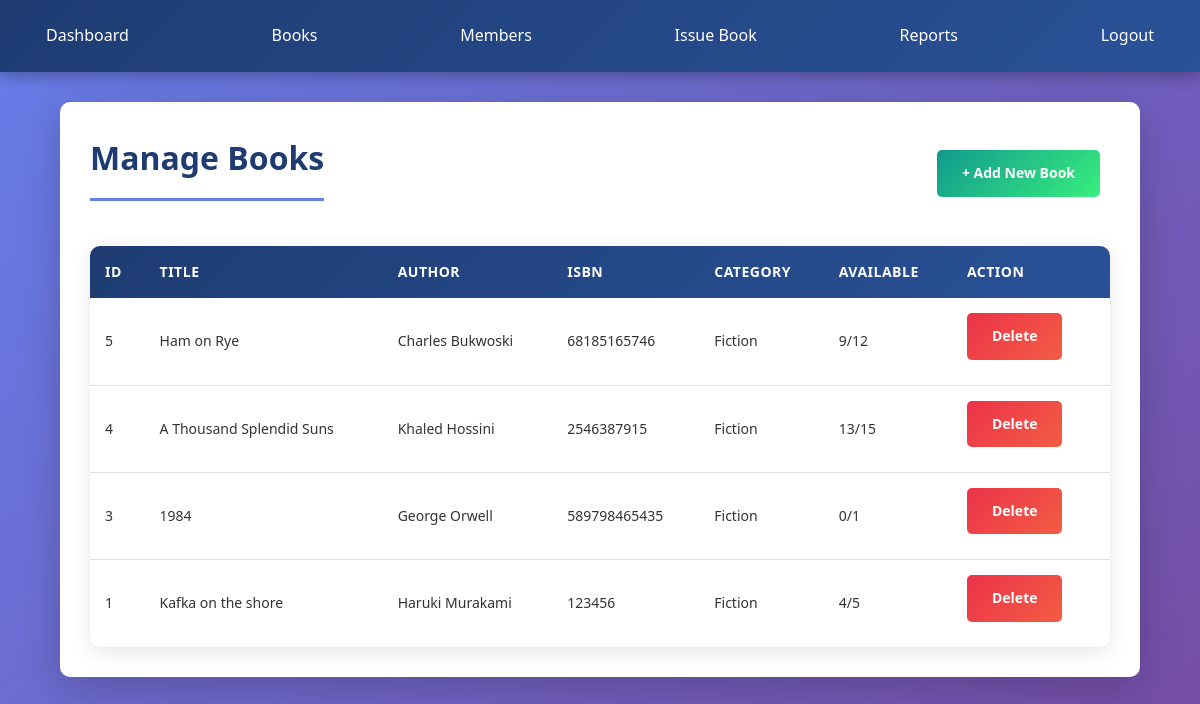
Page /admin/books.php (signed in) on the committed database.
### tables this page shows
CREATE TABLE `books` (
  `book_id` int(11) NOT NULL,
  `title` varchar(200) NOT NULL,
  `author` varchar(100) NOT NULL,
  `isbn` varchar(20) DEFAULT NULL,
  `category` varchar(50) DEFAULT NULL,
  `publisher` varchar(100) DEFAULT NULL,
  `total_copies` int(11) DEFAULT 1,
  `available_copies` int(11) DEFAULT 1,
  `added_date` date DEFAULT curdate()
);

### admin/books.php (the view, shortened to what this page needs)
<?php
include '../config/database.php';
?>
<!DOCTYPE html>
<html lang="en">
<head>
    <link rel="stylesheet" href="../assets/css/style.css">
</head>
<body>
    <navbar>
        <a href="dashboard.php">Dashboard</a>
        <a href="books.php">Books</a>
        <a href="members.php">Members</a>
        <a href="issue_book.php">Issue Book</a>
        <a href="reports.php">Reports</a>
        <a href="../logout.php" style="float:right;">Logout</a>
    </navbar>
    <div class="container">
        <div style="display:flex; justify-content:space-between; align-items:center;">
            <h1>Manage Books</h1>
            <a href="add_book.php" class="btn btn-success">+ Add New Book</a>
        </div>
        <table>
            <thead>
                <tr>
                    <th>ID</th>
                    <th>Title</th>
                    <th>Author</th>
                    <th>ISBN</th>
                    <th>Category</th>
                    <th>Available</th>
                    <th>Action</th>
                </tr>
            </thead>
            <tbody>
                <?php
                $result = $conn->query("SELECT * FROM books ORDER BY book_id DESC");
                while ($row = $result->fetch_assoc()) {
                    echo "<tr>";
                    echo "<td>" . $row['book_id'] . "</td>";
                    echo "<td>" . $row['title'] . "</td>";
                    echo "<td>" . $row['author'] . "</td>";
                    echo "<td>" . $row['isbn'] . "</td>";
                    echo "<td>" . $row['category'] . "</td>";
                    echo "<td>" . $row['available_copies'] . "/" . $row['total_copies'] . "</td>";
                    echo "<td><a href='books.php?delete=" . $row['book_id'] . "' class='btn btn-danger' onclick='return confirm(\"Are you sure?\")'>Delete</a></td>";
                    echo "</tr>";
                }
                ?>
            </tbody>
        </table>
    </div>
</body>
</html>

### assets/css/style.css (style rules this page uses)
* { margin: 0; padding: 0; box-sizing: border-box; }
body { font-family: 'Segoe UI', Tahoma, Geneva, Verdana, sans-serif; background: linear-gradient(135deg, #667eea 0%, #764ba2 100%); min-height: 100vh; color: #333; line-height: 1.6; }
.container { width: 90%; max-width: 1200px; margin: 30px auto; padding: 30px; background: #fff; border-radius: 10px; box-shadow: 0 10px 40px rgba(0, 0, 0, 0.2); }
navbar { background: linear-gradient(135deg, #1e3c72 0%, #2a5298 100%); color: #fff; padding: 15px 30px; display: flex; align-items: center; justify-content: space-between; box-shadow: 0 4px 15px rgba(0, 0, 0, 0.3); position: sticky; top: 0; z-index: 1000; }
navbar a { color: #fff; text-decoration: none; padding: 8px 16px; border-radius: 5px; font-weight: 500; transition: all 0.3s ease; }
.btn { padding: 12px 25px; border: none; cursor: pointer; border-radius: 5px; text-decoration: none; display: inline-block; font-weight: 600; font-size: 14px; transition: all 0.3s ease; margin-right: 10px; margin-bottom: 10px; }
.btn-success { background: linear-gradient(135deg, #11998e 0%, #38ef7d 100%); color: #fff; }
.btn-danger { background: linear-gradient(135deg, #eb3349 0%, #f45c43 100%); color: #fff; }
table { width: 100%; border-collapse: collapse; background: #fff; margin-top: 20px; border-radius: 10px; overflow: hidden; box-shadow: 0 5px 20px rgba(0, 0, 0, 0.1); }
table thead { background: linear-gradient(135deg, #1e3c72 0%, #2a5298 100%); color: #fff; }
table th { padding: 15px; text-align: left; font-weight: 600; font-size: 14px; text-transform: uppercase; letter-spacing: 0.5px; }
table td { padding: 15px; border-bottom: 1px solid #e0e0e0; font-size: 14px; }
table tbody tr { transition: all 0.3s ease; }
table tbody tr:last-child td { border-bottom: none; }
h1 { color: #1e3c72; margin-bottom: 25px; padding-bottom: 15px; border-bottom: 3px solid #667eea; display: inline-block; font-size: 32px; }

### rows in the picture
books: book_id "5", title "Ham on Rye", author "Charles Bukwoski", isbn "68185165746", category "Fiction", available_copies "9", total_copies "12"
books: book_id "4", title "A Thousand Splendid Suns", author "Khaled Hossini", isbn "2546387915", category "Fiction", available_copies "13", total_copies "15"
books: book_id "3", title "1984", author "George Orwell", isbn "589798465435", category "Fiction", available_copies "0", total_copies "1"
books: book_id "1", title "Kafka on the shore", author "Haruki Murakami", isbn "123456", category "Fiction", available_copies "4", total_copies "5"
